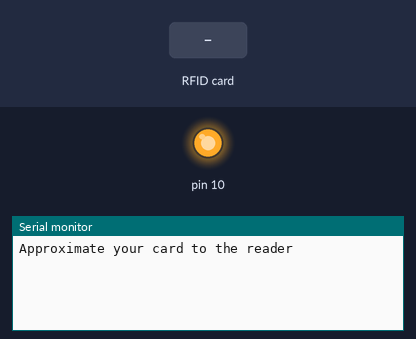
A sketch run on a simulated Arduino Uno, built with avr-gcc and run on an emulated ATmega328P. Shown: output pins drawn as LEDs (lit = HIGH), the last lines printed to the serial monitor. The test bench sets the inputs (shaded band).

Above: at 1.2 s.
1.3 s: RFID card 89 A0 D4 B2 held to the reader
At 2.1 s:
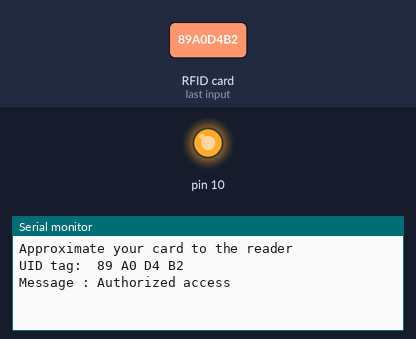
2.8 s: RFID card 5E 7A 19 C4 held to the reader
At 5.8 s:
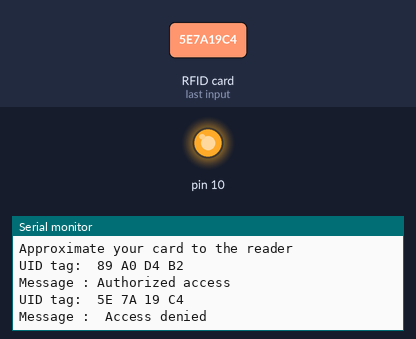

Measured:
- after the input at 1.3 s, the serial monitor: prints a new line at once (image 1)
- after the input at 2.8 s, the serial monitor: prints a new line after 1.5 s (image 2)

The sketch:

Node_2__Slave_.ino
```cpp
#include <SPI.h>
#include <MFRC522.h>

#define SS_PIN 7
#define RST_PIN 6
MFRC522 mfrc522(SS_PIN, RST_PIN);

void setup() {
  while(!Serial);
  Serial.begin(115200);
  SPI.begin();
  mfrc522.PCD_Init();
  Serial.println("Approximate your card to the reader");
  Serial.println();
}

void loop() {
  // Look for new cards
  if (!mfrc522.PICC_IsNewCardPresent())
  {
    return;
  }
  // Select one of the cards
  if (!mfrc522.PICC_ReadCardSerial())
  {
    return;
  }
  // Show UID on serial monitor
  Serial.print("UID tag: ");
  String content = "";
  byte letter;
  for (byte i = 0; i < mfrc522.uid.size; i++)
  {
    Serial.print(mfrc522.uid.uidByte[i] < 0x10 ? " 0" : " ");
    Serial.print(mfrc522.uid.uidByte[i], HEX);
    content.concat(String(mfrc522.uid.uidByte[i] < 0x10 ? " 0" : " "));
    content.concat(String(mfrc522.uid.uidByte[i], HEX));
  }
  Serial.println();
  Serial.print("Message : ");
  content.toUpperCase();
  if (content.substring(1) == "89 A0 D4 B2") //change here the UID of the card/cards that you want to give access
  {
    Serial.println("Authorized access");
    Serial.println();
    delay(3000);
  }

 else   {
    Serial.println(" Access denied");
    delay(3000);
  }
}
```
